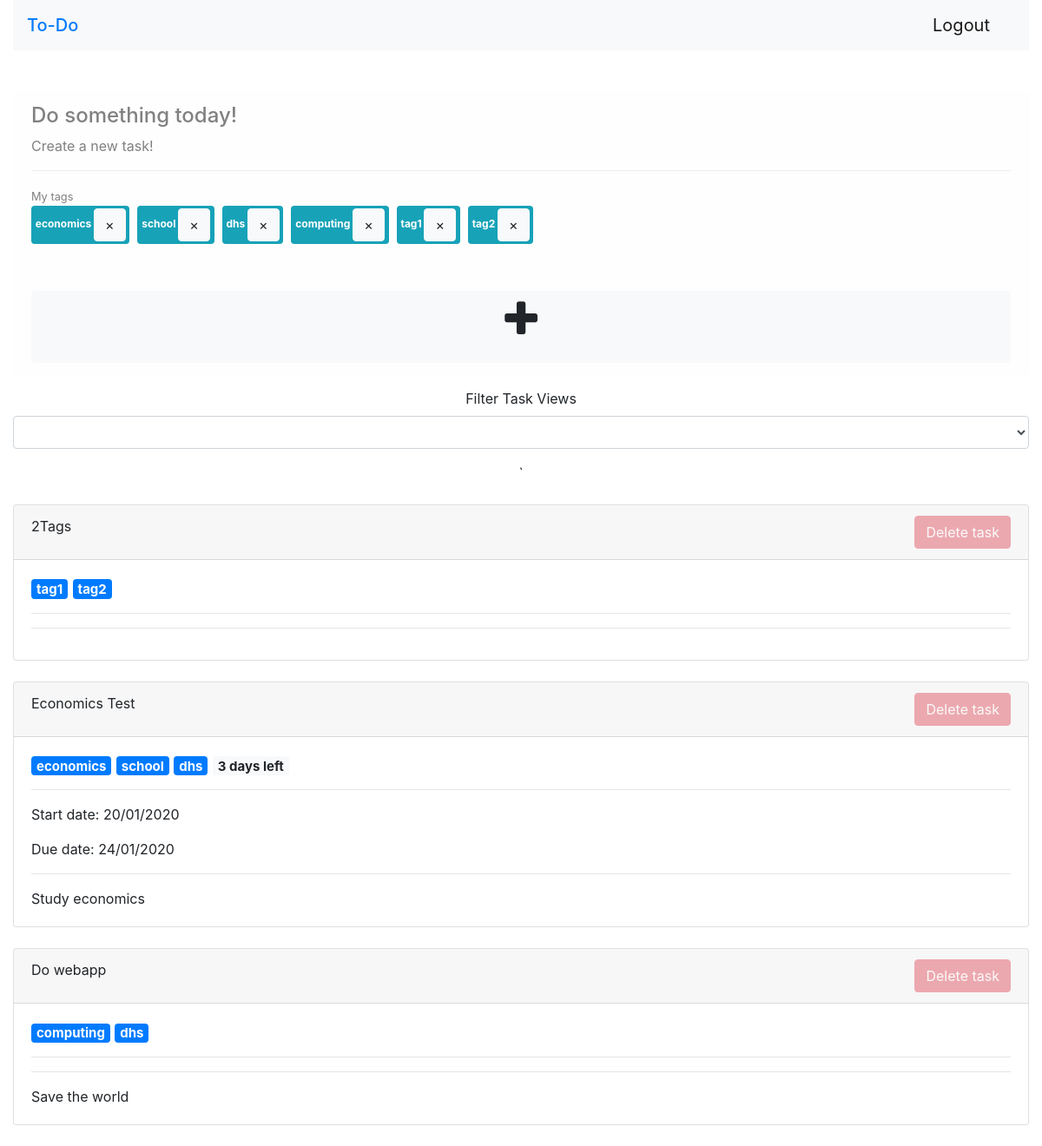
/todo (signed in), run on the app's committed database.
### app.py (models this page shows)
class Tags (db.Model):
    id = db.Column(db.Integer, primary_key=True)
    tag = db.Column(db.String(100))
    user_id = db.Column(db.Integer, db.ForeignKey("user.id"))

class ToDo (db.Model):
    id = db.Column(db.Integer, primary_key=True)
    title = db.Column(db.String(255), index=True)
    tag = db.Column(db.String(100), index=True)
    body = db.Column(db.Text)
    start_date = db.Column(db.DateTime)
    due_date = db.Column(db.DateTime, index=True)
    completed = db.Column(db.Boolean, default=False, index=True)
    user_id = db.Column(db.Integer, db.ForeignKey("user.id"))

### app.py (the view, shortened to what this page needs)
@app.route("/todo", methods=["GET", "POST"])
def todo():
    if not current_user.is_authenticated:
        return redirect(url_for("index"))
    user_todos = []
    if session and "filter_views" in session and session["filter_views"] != "filter_date_added":
        filter_view = session["filter_views"]
        user_todos = current_user.todo_items.all()
        if filter_view == "filter_due_date":
            todos_dated = []
            todos_dated_dict = {}
            todos_dated_counter = 0
            todos_undated = []
            for todo in user_todos:
                if todo.due_date:
                    todos_dated.append((todo.due_date, todos_dated_counter))
                    todos_dated_dict[todos_dated_counter] = todo
                    todos_dated_counter += 1
                else:
                    todos_undated.append(todo)
            todos_dated.sort()
            user_todos = []
            for todo in todos_dated:
                user_todos.append(todos_dated_dict[todo[1]])
            for todo in todos_undated:
                user_todos.append(todo)
        else:
            todos_tag = []
            todos_tag_counter = 0
            todos_tag_dict = {}
            for todo in user_todos:
                todos_tag.append((todo.tag.count(","), todos_tag_counter))
                todos_tag_dict[todos_tag_counter] = todo
                todos_tag_counter += 1
            todos_tag.sort()
            user_todos = []
            for todo in todos_tag:
                user_todos.append(todos_tag_dict[todo[1]])
    else:
        user_todos = current_user.todo_items.all()
    todos = []
    for user_todo in user_todos:
        start_date = user_todo.start_date
        due_date = user_todo.due_date
        days_left = ""
        if start_date and due_date:
            today_date = datetime.now()
            if today_date >= start_date:
                days_left = due_date-today_date
                if "days" in str(days_left) or "day" in str(days_left):
                    days_left = str(days_left)
                    days_left = days_left[:days_left.find(",")] + " left"
        if start_date:
            start_date = start_date.strftime("%d/%m/%Y")
        if due_date:
            due_date = due_date.strftime("%d/%m/%Y")
        todo_tag = []
        if len(user_todo.tag) > 0:
            todo_tag = user_todo.tag.split(",")
            count = todo_tag.count("")
            for x in range(count):
                todo_tag.remove("")
        todos.append({"Title": user_todo.title, "Body": user_todo.body,
                      "Tag": todo_tag, "Start date": start_date,
                      "Due date": due_date, "Days left": days_left,
                      "id": user_todo.id})
    user_tags = current_user.tag_items.all()
    tags = []
    for user_tag in user_tags:
        tags.append(user_tag.tag)
    if session and "filter_views" in session:
        filter_view = session["filter_views"]
        session.pop("filter_views")
        if filter_view == "filter_date_added":
            filter_view = "Sort by date added"
        elif filter_view == "filter_due_date":
            filter_view = "Sort by due date"
        else:
            filter_view = "Sort by number of tags"
    else:
        filter_view = ""
    return render_template("todo.html", todos=todos, todos_json=json.dumps(todos), tags=tags, filter_view=filter_view)

### app.py (called while the page is built)
@login.user_loader
def load_user(id):
    return User.query.get(int(id))

### templates/todo.html (shortened to what this page needs)
{% extends "template.html" %}
{% block content %}
<div class="alert alert-light" role="alert">
    <h4 class="alert-heading">Do something today!</h4>
    <p>
        Create a new task!
    </p>
    <hr/>
    {% if tags %}
        <small>My tags</small><br>
        {% for tag in tags %}
            <div style="display:inline">
                <span class="badge badge-info"><div style="display:inline">{{tag}}</div>
                    <button class='btn btn-small btn-light tag' onclick="clear_tag(this)">&times</button>
                </span>&nbsp
            </div>
        {% endfor %}
        <br/><br/>
    {% endif %}
    <form method="post"><input type="submit" id="delete_tag" name="delete_tag" value="" style="visibility:hidden;"/></form>
    <p class="mb-0">
        <button type="button" id="add_task" class="btn btn-light btn-lg btn-block"
                data-toggle="modal" data-target="#add_task_modal">
            <i class="fa fa-plus" style="font-size:48px;"></i
        </button>
    </p>
</div>
<center>
  <form id="filter_form" method="post" onchange="handle_filter();">
    <div class="form-group">
      <label for="filter_views">Filter Task Views</label>
      <select class="form-control" name="filter_views" id="filter_views">
        <option>{{filter_view}}</option>
        <option value="filter_date_added">Sort by date added</option>
      </select>
    </div>
  </form>`
</center>
<br/>
{% for x in range (todos|length) %}
<div class="card">
    <div class="card-header">
        {{todos[x]["Title"]}}
            <button type="button" style="float:right; opacity:40%;"
                    class="btn btn-danger" data-toggle="modal" data-target="#delete_task_modal">
                Delete task
            </button>
    </div>
    <div class="card-body">
        <h5 class="card-title">
            {% for tag in todos[x]["Tag"] %}
                <span class="badge badge-primary">{{tag}}</span>
            {% endfor %}
            {% if todos[x]["Days left"]|length > 0 %}
                <span class="badge badge-light">{{todos[x]["Days left"]}}</span>
            {% endif %}
        </h5>
        <hr/>
        {% if todos[x]["Start date"] != None %}
            <p>Start date: {{todos[x]["Start date"]}}</p>
        {% endif %}
        {% if todos[x]["Due date"] != None %}
            <p>Due date: {{todos[x]["Due date"]}}</p>
        {% endif %}
        <hr/>
        <p class="card-text">{{todos[x]["Body"]}}</p>
     </div>
</div>
<br/>
{% endfor %}
{% endblock content %}

### templates/template.html (shortened to what this page needs)
<!DOCTYPE html>
<html lang="en">
<head>
    <link rel="stylesheet" href="https://cdnjs.cloudflare.com/ajax/libs/font-awesome/4.7.0/css/font-awesome.min.css">
    <link rel="stylesheet" href="https://stackpath.bootstrapcdn.com/bootstrap/4.3.1/css/bootstrap.min.css">
</head>
<body>
    <div class="container-fluid">
        <nav class="navbar navbar-light bg-light">
            <span class="navbar-brand mb-0 h1"><a href="/" style="text-decoration:none;">To-Do</a></span>
            <ul class="nav justify-content-end">
                <li class="nav-item" style="visibility:hidden;" id="logout_button">
                    <form method="post"><button type="submit" name="logout" class="btn navbar-brand mb-0 h1">Logout</button></form>
                </li>
            </ul>
        </nav>
        <br/><br/>
        {% block content %}
        {% endblock content %}
    </div>
</body>
</html>

### data on the page
Tags: tag "economics"
Tags: tag "school"
Tags: tag "dhs"
Tags: tag "computing"
Tags: tag "tag1"
Tags: tag "tag2"
ToDo: title "2Tags"
ToDo: title "Economics Test", body "Study economics"
ToDo: title "Do webapp", body "Save the world"

### other printed values
{{ tag }} "tag1" "tag2" "economics" "school" "dhs" "computing" "dhs"
{{ todos[x]["Days left"] }} "3 days left"
{{ todos[x]["Start date"] }} "20/01/2020"
{{ todos[x]["Due date"] }} "24/01/2020"
